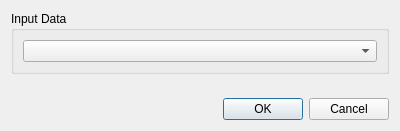
<?xml version="1.0" encoding="UTF-8"?>
<ui version="4.0">
 <class>GUICalculateCentroid</class>
 <widget class="QDialog" name="GUICalculateCentroid">
  <property name="geometry">
   <rect>
    <x>0</x>
    <y>0</y>
    <width>400</width>
    <height>131</height>
   </rect>
  </property>
  <property name="windowTitle">
   <string>Dialog</string>
  </property>
  <layout class="QVBoxLayout" name="verticalLayout">
   <item>
    <widget class="QGroupBox" name="groupBox">
     <property name="title">
      <string>Input Data</string>
     </property>
     <layout class="QVBoxLayout" name="verticalLayout_3">
      <item>
       <widget class="QComboBox" name="comboBox_views"/>
      </item>
     </layout>
    </widget>
   </item>
   <item>
    <spacer name="verticalSpacer">
     <property name="orientation">
      <enum>Qt::Vertical</enum>
     </property>
     <property name="sizeHint" stdset="0">
      <size>
       <width>20</width>
       <height>40</height>
      </size>
     </property>
    </spacer>
   </item>
   <item>
    <widget class="QDialogButtonBox" name="buttonBox">
     <property name="orientation">
      <enum>Qt::Horizontal</enum>
     </property>
     <property name="standardButtons">
      <set>QDialogButtonBox::Cancel|QDialogButtonBox::Ok</set>
     </property>
    </widget>
   </item>
  </layout>
 </widget>
 <resources/>
 <connections>
  <connection>
   <sender>buttonBox</sender>
   <signal>accepted()</signal>
   <receiver>GUICalculateCentroid</receiver>
   <slot>accept()</slot>
   <hints>
    <hint type="sourcelabel">
     <x>248</x>
     <y>254</y>
    </hint>
    <hint type="destinationlabel">
     <x>157</x>
     <y>274</y>
    </hint>
   </hints>
  </connection>
  <connection>
   <sender>buttonBox</sender>
   <signal>rejected()</signal>
   <receiver>GUICalculateCentroid</receiver>
   <slot>reject()</slot>
   <hints>
    <hint type="sourcelabel">
     <x>316</x>
     <y>260</y>
    </hint>
    <hint type="destinationlabel">
     <x>286</x>
     <y>274</y>
    </hint>
   </hints>
  </connection>
 </connections>
</ui>
